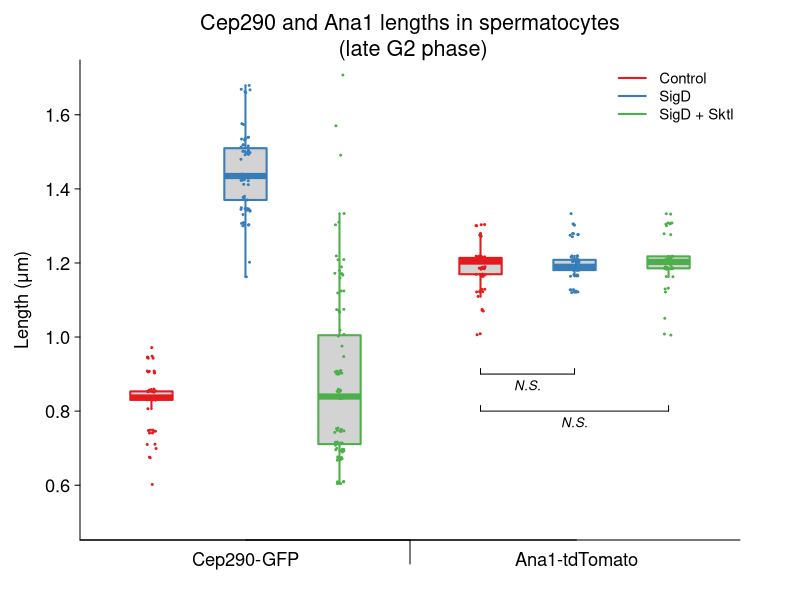

Here is the R script that generated this plot:
#png(filename="cepgerm.png", width=6.5, height=6,units="in", res=600)

# import data
df <- read.csv('quantification.csv', header=TRUE)
df <- cbind(df[,2], df[,4], df[,6], df[,1], df[,3], df[,5])

addNoise <- function(mtx) {
    if (!is.matrix(mtx)) mtx <- matrix(mtx, byrow = TRUE, nrow = 1)
    random.stuff <- matrix(runif(prod(dim(mtx)), min = -0.0001, max = 0.01), nrow = dim(mtx)[1])
    random.stuff + mtx
}

df <- addNoise(df)

library(RColorBrewer)

cols <- brewer.pal(9,"Set1")[c(1,2,3)]

par(bty="n",
    mar=c(3, 4, 3, 3),  # plot margins b-l-t-r
    las=1,              # horizontal labels
    tcl=-.25,           # tick length
    font.main=1,        # plain font
    mgp=c(2.5, 0.5, 0),  # axis spacings
    cex.lab=1.1,
    cex.axis=1.1,
    ps=12
)


xat <- c(1,
         2,
         3,
         4.5,
         5.5,
         6.5)
b <- boxplot(df,
             xaxt="n",       # no x-axis
             yaxt="n",
             boxwex=0.45,    # boxwidth
             lty=1,          # line type, 1 = solid
             staplewex=0,    # no staples
             log="",         # no log scaling
             ylim=c(0.5, 1.7),
             at=xat,
             border=cols,
             lwd=2,
             outline=FALSE
)          # line weight

stripchart(apply(df, 2, as.list),
           vertical=TRUE,
           method="jitter",
           add=TRUE,
           pch=20,
           cex=0.4,
           col=cols,
           at=xat,
           jitter=0.05)

title("Cep290 and Ana1 lengths in spermatocytes\n (late G2 phase)", font.main=1, cex.main=1.3, line=0.2)
title(ylab=substitute(paste("Length (μm)")), line=2.2)

axis(2, at=seq(0.6, 2, 0.2), labels=TRUE, col=NA, col.ticks=1, lwd=1)
axis(1, labels=c("Cep290-GFP", "Ana1-tdTomato"), at=c(2, 0.92*(xat[5]+xat[6])/2), lwd.ticks=0)
axis(1, at=c(0, ((xat[3] + xat[4])/2)), labels=FALSE, tck=-0.05)
box(bty='L')

temp.labels = c("Control", "SigD", "SigD + Sktl")
legend("topright", cex=0.9, col=cols, lty=1, lwd=2, temp.labels, bty="n")

offset <- 0.015
yat <- 0.9
lines(c(xat[4], xat[5]), c(yat, yat))
lines(c(xat[4], xat[4]), c(yat+offset, yat))
lines(c(xat[5], xat[5]), c(yat+offset, (yat)))
text((xat[4] + xat[5])/2, yat-2*offset, expression(italic('N.S.')), cex=0.8)

offset <- 0.015
yat <- 0.8
lines(c(xat[4], xat[6]), c(yat, yat))
lines(c(xat[4], xat[4]), c(yat+offset, yat))
lines(c(xat[6], xat[6]), c(yat+offset, yat))
text((xat[4] + xat[6])/2, yat-2*offset, expression(italic('N.S.')), cex=0.8)

#dev.off()

